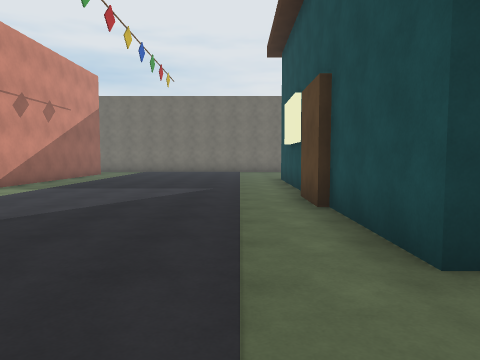
[1] (above)

17 first-person views from a walk through a Unity game level. The camera is 1.5 m above the floor, tilts 4° down and sees 70° across. The floor is counted in squares, 1.8 m on a side. Each view is taken from the middle of a square. On the plan, view 1 faces up. The plan holds only what a view shows up to about 12 squares ahead; the rest is blank. The place goes on beyond the plan. The player is left out.

[2]
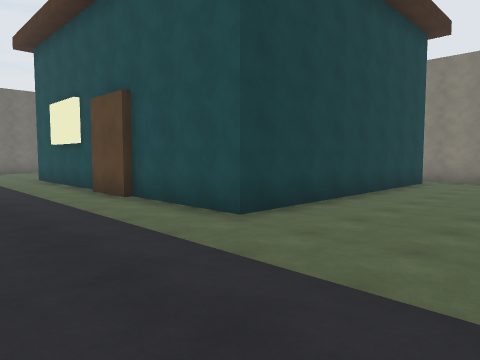

[3]
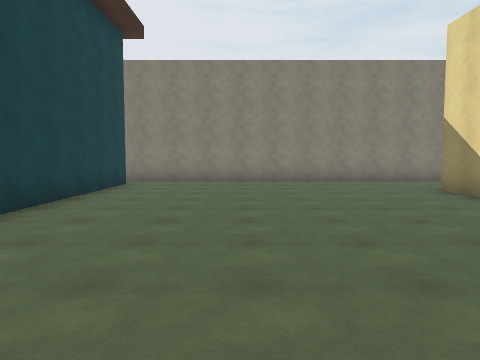

[4]
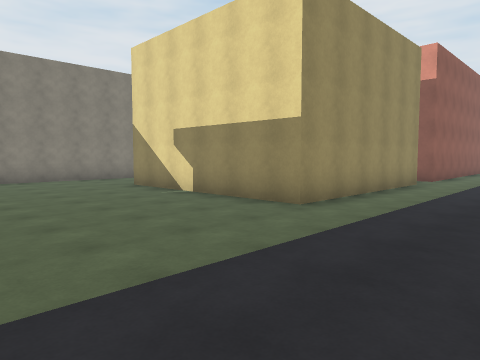

[5]
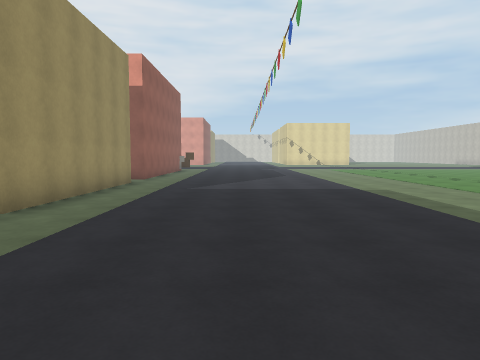

[6]
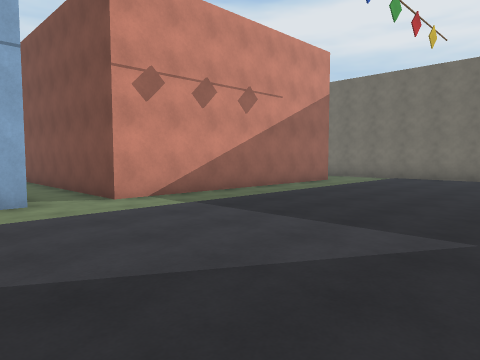

[7]
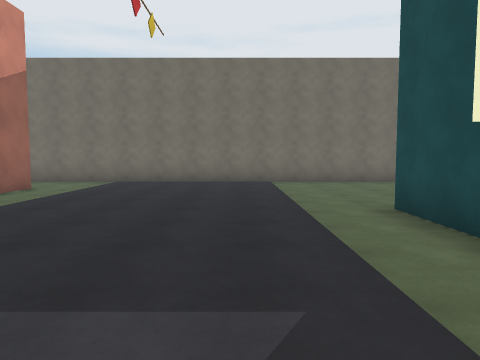

[8]
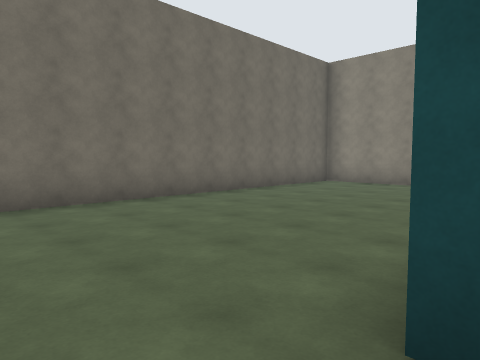

[9]
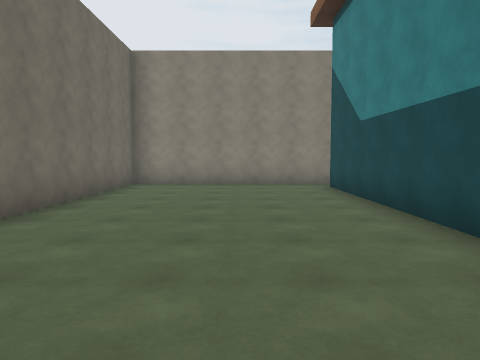

[10]
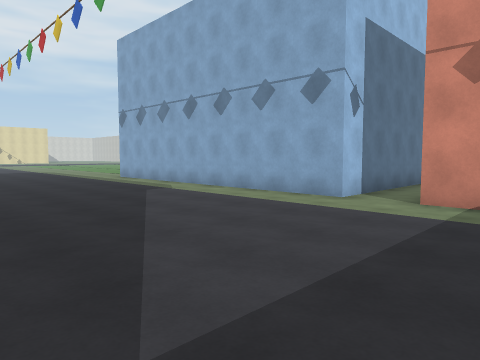

[11]
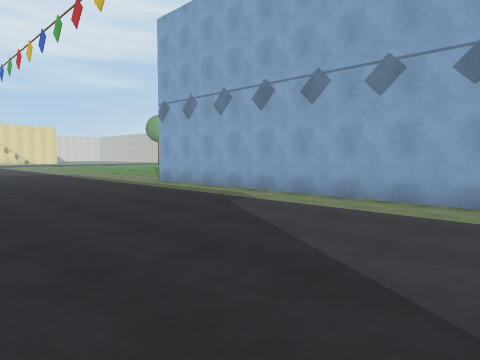

[12]
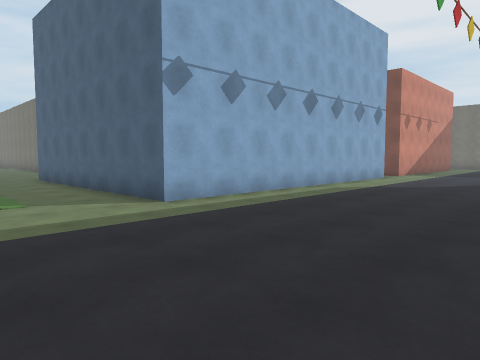

[13]
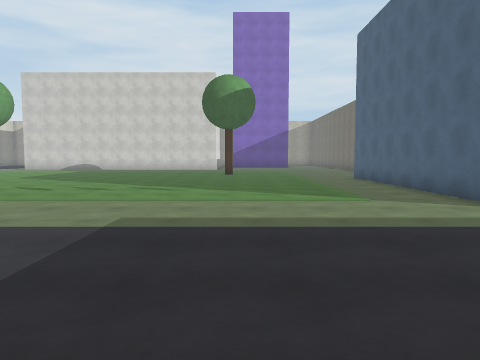

[14]
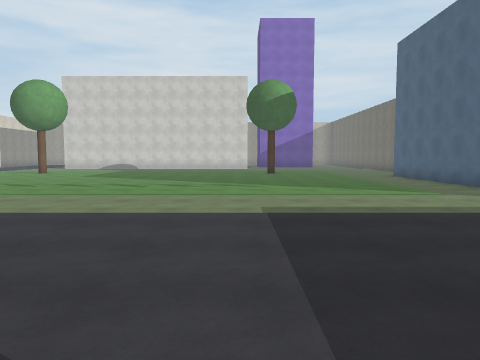

[15]
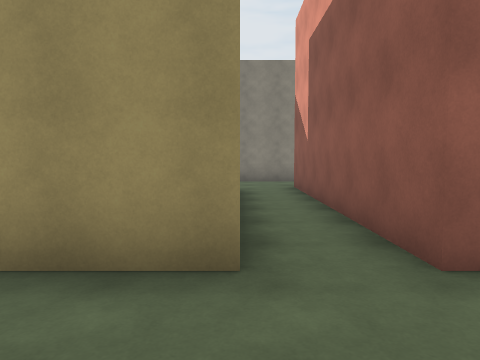

[16]
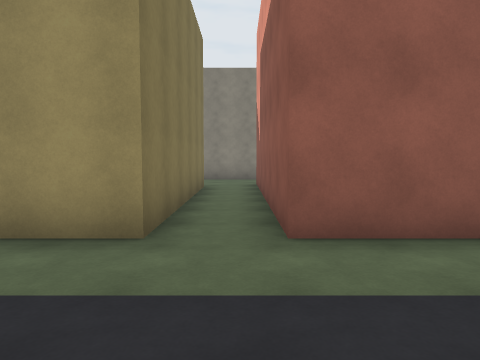

[17]
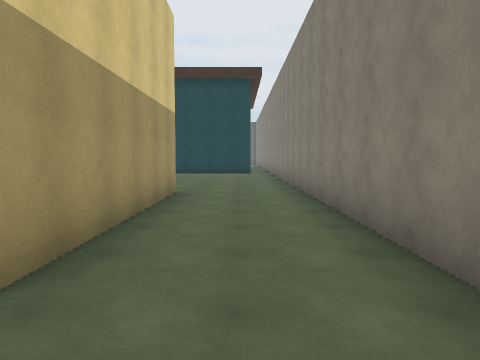

### Floor plan
Points are (right, up) in squares from view 1. A wall is a line through its corners. A room is listed if a view was taken in it or the views show most of it. See-through windows are left out.
Room 1 (views 1, 2, 3, 4, 5, 6, 7, 8, 9, 10, 11, 12, 13, 14, 15, 16, 17)
walls: (1.3, 5.6) (1.3, 7.4); (1.5, 7.8) (1.5, 12.5); (1.5, -6) (7.5, -6) (7.5, -12) (1.5, -12) (1.5, -6); (9.5, 2.5) (1.5, 2.5) (1.5, 5.8); (-11.4, 6.5) (-6.5, 6.5) (-6.5, -3.5) (-13.5, -3.5); (3.5, 12.5) (9.5, 12.5); (-6.5, 16) (-6.5, 8) (-13, 8); (10.5, 12.1) (10.5, 18.2) (-7.9, 18.2); (1.5, -15.5) (1.5, -13.5) (8.5, -13.5); (10.5, -13.9) (10.5, 2.9)

Positions as (right, up) in squares from view 1, and headings:
1: (0, 0), facing up
2: (-2, -1), facing up-right
3: (-1, -1), facing right
4: (-2, -1), facing down-right
5: (-2, -1), facing down
6: (0, 5), facing up-left
7: (-1, 7), facing up
8: (0, 12), facing up-right
9: (0, 15), facing right
10: (0, 10), facing down-left
11: (0, 7), facing down-left
12: (-1, -7), facing up-left
13: (-1, -8), facing left
14: (0, -10), facing left
15: (-1, -12), facing right
16: (-2, -13), facing right
17: (9, -14), facing up
